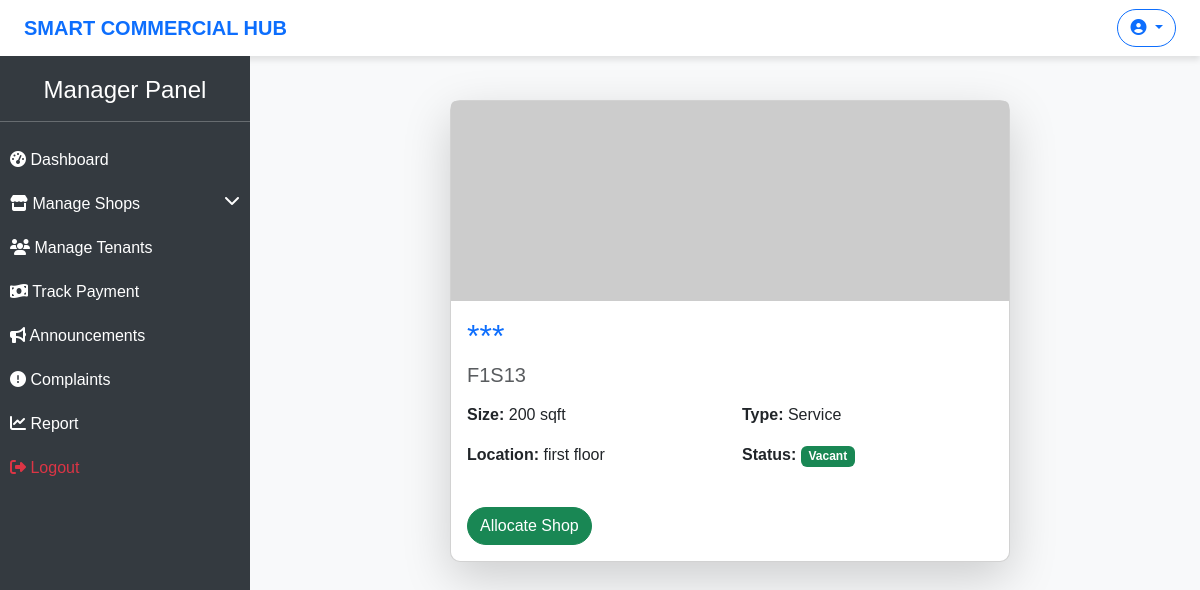
The page /shop-details/25/ on the database as committed earlier.
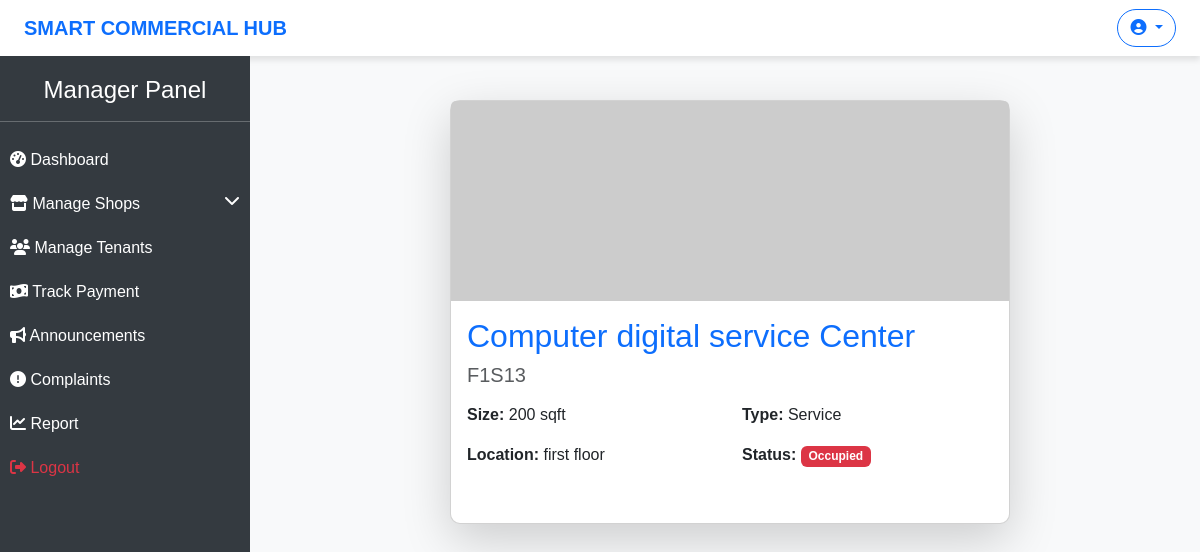
The same page on the database as committed later.
### hub/models.py (models this page shows, shortened)
class Shop(models.Model):
    STATUS_CHOICES = [
        ('occupied','Occupied'),
        ('vacant','Vacant'),
    ]
    SHOP_TYPES = [
        ('retail', 'Retail'),
        ('restaurant', 'Restaurant'),
        ('service', 'Service'),
        ('entertainment', 'Entertainment'),
        ('other', 'Other'),
    ]
    id = models.AutoField(primary_key=True)
    name = models.CharField(max_length=115)
    shop_no = models.CharField(max_length=10,unique=True)
    size = models.IntegerField(null=True,blank=True)
    location = models.CharField(max_length=115)
    shop_type = models.CharField(max_length=50,choices=SHOP_TYPES)
    status = models.CharField(max_length=15,choices=STATUS_CHOICES,default='vacant')
    image = models.ImageField(upload_to='shop_images/', null=True, blank=True)
    created_at = models.DateTimeField(auto_now_add=True)
    updated_at = models.DateTimeField(auto_now_add=True)

### hub/views.py (the view)
# urls.py: path('details/<int:shop_id>/', shop_details, name="shop_details"),
def shop_details(request, shop_id):
    shop = get_object_or_404(Shop, id=shop_id)
    return render(request, 'manager/shop_details.html', {'shop': shop})

### templates/manager/shop_details.html
{% extends "manager/base.html" %}
{% block content %}
<div class="container mt-4">
    <div class="row justify-content-center">
        <div class="col-md-8">
            <div class="card shadow-lg">
                {% if shop.image %}
                    <img src="{{ shop.image.url }}" class="card-img-top" alt="Shop Image" style="height: 300px; object-fit: cover;">
                {% else %}
                    <img src="https://via.placeholder.com/800x300" class="card-img-top" alt="No Image">
                {% endif %}
                <div class="card-body">
                    <h2 class="card-title text-primary">{{ shop.name }}</h2>
                    <h5 class="text-muted">{{ shop.shop_no }}</h5>
                    <div class="row mt-3">
                        <div class="col-md-6">
                            <p><strong>Size:</strong> {{ shop.size }} sqft</p>
                            <p><strong>Location:</strong> {{ shop.location }}</p>
                        </div>
                        <div class="col-md-6">
                            <p><strong>Type:</strong> {{ shop.get_shop_type_display }}</p>
                            <p>
                                <strong>Status:</strong>
                                <span class="badge {% if shop.status == 'occupied' %}bg-danger{% else %}bg-success{% endif %}">
                                    {{ shop.get_status_display }}
                                </span>
                            </p>
                        </div>
                    </div>
                    <div class="mt-4">
                        {% if shop.status == 'vacant' %}
                            <a href="{% url 'allocate_shop' shop.id %}" class="btn btn-success">Allocate Shop</a>
                        {% endif %}
                    </div>
                </div>
            </div>
        </div>
    </div>
</div>
{% endblock %}

Rows that differ between the two databases and show on the page:
changed Shop "first floor": name "***" → "Computer digital service Center"; status "Vacant" → "Occupied"
Other text that changed with them:
text no longer shown: "Allocate Shop"
